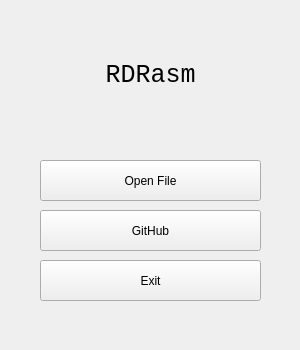
<?xml version="1.0" encoding="UTF-8"?>
<ui version="4.0">
 <class>LaunchScreen</class>
 <widget class="QWidget" name="LaunchScreen">
  <property name="geometry">
   <rect>
    <x>0</x>
    <y>0</y>
    <width>300</width>
    <height>350</height>
   </rect>
  </property>
  <property name="sizePolicy">
   <sizepolicy hsizetype="Fixed" vsizetype="Fixed">
    <horstretch>0</horstretch>
    <verstretch>0</verstretch>
   </sizepolicy>
  </property>
  <property name="minimumSize">
   <size>
    <width>300</width>
    <height>350</height>
   </size>
  </property>
  <property name="maximumSize">
   <size>
    <width>300</width>
    <height>350</height>
   </size>
  </property>
  <property name="windowTitle">
   <string>RDRasm</string>
  </property>
  <widget class="QLabel" name="lblSplash">
   <property name="geometry">
    <rect>
     <x>20</x>
     <y>30</y>
     <width>261</width>
     <height>91</height>
    </rect>
   </property>
   <property name="font">
    <font>
     <family>Consolas</family>
     <pointsize>19</pointsize>
    </font>
   </property>
   <property name="text">
    <string>&lt;html&gt;&lt;head/&gt;&lt;body&gt;&lt;p&gt;RDRasm&lt;/p&gt;&lt;/body&gt;&lt;/html&gt;</string>
   </property>
   <property name="alignment">
    <set>Qt::AlignCenter</set>
   </property>
  </widget>
  <widget class="QPushButton" name="btnOpenFile">
   <property name="geometry">
    <rect>
     <x>40</x>
     <y>160</y>
     <width>221</width>
     <height>41</height>
    </rect>
   </property>
   <property name="text">
    <string>Open File</string>
   </property>
  </widget>
  <widget class="QPushButton" name="btnGithub">
   <property name="geometry">
    <rect>
     <x>40</x>
     <y>210</y>
     <width>221</width>
     <height>41</height>
    </rect>
   </property>
   <property name="text">
    <string>GitHub</string>
   </property>
  </widget>
  <widget class="QPushButton" name="btnExit">
   <property name="geometry">
    <rect>
     <x>40</x>
     <y>260</y>
     <width>221</width>
     <height>41</height>
    </rect>
   </property>
   <property name="text">
    <string>Exit</string>
   </property>
  </widget>
 </widget>
 <resources/>
 <connections/>
</ui>
